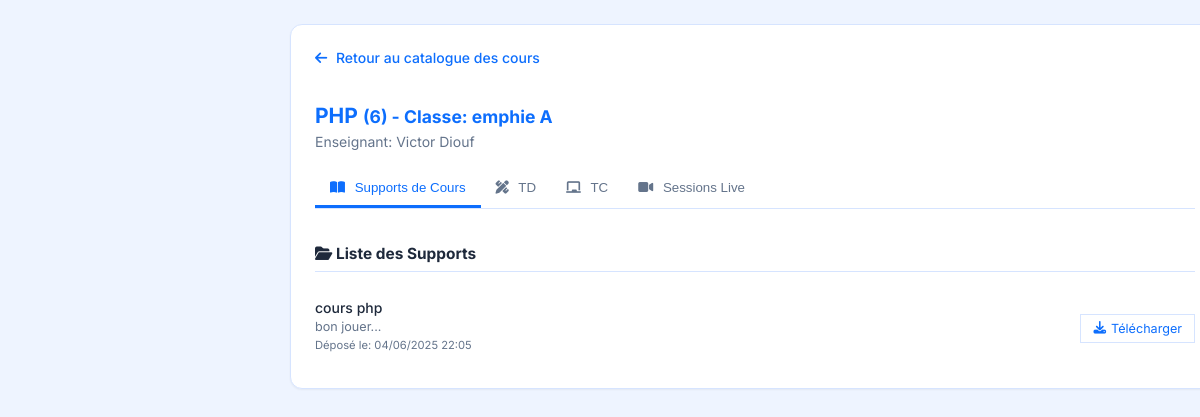
The page /dashboard/etudiant/mes_cours.php?id_matiere=1 on the database its author committed.
### tables this page shows
CREATE TABLE IF NOT EXISTS `matieres` (
  `id` int NOT NULL AUTO_INCREMENT,
  `nom_matiere` varchar(100) DEFAULT NULL,
  `code_matiere` varchar(20) DEFAULT NULL,
  `id_enseignant` int DEFAULT NULL,
  `id_classe` int DEFAULT NULL,
  PRIMARY KEY (`id`),
  KEY `id_enseignant` (`id_enseignant`),
  KEY `id_classe` (`id_classe`)
);

CREATE TABLE IF NOT EXISTS `classes` (
  `id` int NOT NULL AUTO_INCREMENT,
  `nom_classe` varchar(100) DEFAULT NULL,
  `niveau` varchar(50) DEFAULT NULL,
  `id_filiere` int DEFAULT NULL,
  PRIMARY KEY (`id`),
  KEY `id_filiere` (`id_filiere`)
);

CREATE TABLE IF NOT EXISTS `cours_deposes` (
  `id` int NOT NULL AUTO_INCREMENT,
  `id_matiere` int NOT NULL,
  `id_enseignant` int NOT NULL,
  `titre` varchar(255) NOT NULL,
  `description` text,
  `fichier_support` varchar(255) DEFAULT NULL,
  `lien_visionnage` text,
  `date_depot` datetime DEFAULT CURRENT_TIMESTAMP,
  PRIMARY KEY (`id`),
  KEY `id_matiere` (`id_matiere`),
  KEY `id_enseignant` (`id_enseignant`)
);

### dashboard/etudiant/mes_cours.php (the view, shortened to what this page needs)
<?php
$database = new Database();
$conn = $database->connect();
function get_matiere_details($db_conn, $id_matiere) {
    $stmt = $db_conn->prepare("
        SELECT m.id, m.nom_matiere, m.code_matiere, m.id_classe,
               c.nom_classe AS nom_classe_matiere,
               CONCAT(u.prenom, ' ', u.nom) AS nom_complet_enseignant,
               u.prenom AS prenom_enseignant, u.nom AS nom_enseignant
        FROM matieres m
        JOIN classes c ON m.id_classe = c.id
        LEFT JOIN enseignants ens ON m.id_enseignant = ens.id
        LEFT JOIN utilisateurs u ON ens.id_utilisateur = u.id
        WHERE m.id = :id_matiere
    ");
    $stmt->bindParam(':id_matiere', $id_matiere, PDO::PARAM_INT);
    $stmt->execute();
    return $stmt->fetch(PDO::FETCH_ASSOC);
}
function get_cours_deposes_for_matiere($db_conn, $id_matiere) {
    $stmt = $db_conn->prepare("
        SELECT id, titre, description, fichier_support AS fichier_ressource, lien_visionnage, date_depot
        FROM cours_deposes
        WHERE id_matiere = :id_matiere
        ORDER BY date_depot DESC
    ");
    $stmt->bindParam(':id_matiere', $id_matiere, PDO::PARAM_INT);
    $stmt->execute();
    return $stmt->fetchAll(PDO::FETCH_ASSOC);
}
$selected_matiere_id     = isset($_GET['id_matiere']) ? (int) $_GET['id_matiere'] : null;
$matiere_details_page    = null;
$cours_deposes           = [];
$error_message           = '';
if ($selected_matiere_id) {
    $matiere_details_page = get_matiere_details($conn, $selected_matiere_id);
    if ($matiere_details_page) {
        $cours_deposes = get_cours_deposes_for_matiere($conn, $selected_matiere_id);
    } else {
        $error_message = "Matière sélectionnée non trouvée (ID: " . htmlspecialchars($selected_matiere_id) . ").";
        $selected_matiere_id  = null;
    }
}
?>
<!DOCTYPE html>
<html lang="fr">
<head>
    <link rel="stylesheet" href="../../assets/css/style.css">
    <link rel="stylesheet" href="https://cdnjs.cloudflare.com/ajax/libs/font-awesome/6.2.0/css/all.min.css">
</head>
<body>
    <div class="dashboard-container">
        <div class="main-wrapper">
            <main class="content-area">
                <div class="main-column">
                <?php if (!empty($error_message)): ?>
                    <div class="page-container">
                        <div class="alert alert-danger"><?php echo htmlspecialchars($error_message); ?></div>
                         <a href="mes_cours.php" class="back-to-courses-link" style="margin-top:15px; display:inline-block;"><i class="fas fa-arrow-left"></i> Retour au catalogue</a>
                    </div>
                <?php elseif ($selected_matiere_id && $matiere_details_page): ?>
                    <div class="page-container course-detail-container">
                        <a href="mes_cours.php" class="back-to-courses-link"><i class="fas fa-arrow-left"></i> Retour au catalogue des cours</a>
                        <div class="course-detail-header">
                            <h2><?php echo htmlspecialchars($matiere_details_page['nom_matiere']); ?> <small>(<?php echo htmlspecialchars($matiere_details_page['code_matiere']); ?>) - Classe: <?php echo htmlspecialchars($matiere_details_page['nom_classe_matiere']); ?></small></h2>
                            <p>Enseignant: <?php echo htmlspecialchars($matiere_details_page['nom_complet_enseignant'] ?? 'N/A'); ?></p>
                        </div>
                        <div class="tabs-container">
                            <button class="tab-link active" data-tab="tab-cours"><i class="fas fa-book-open"></i> Supports de Cours</button>
                            <button class="tab-link" data-tab="tab-td"><i class="fas fa-pencil-ruler"></i> TD</button>
                            <button class="tab-link" data-tab="tab-tc"><i class="fas fa-chalkboard"></i> TC</button>
                            <button class="tab-link" data-tab="tab-live"><i class="fas fa-video"></i> Sessions Live</button>
                        </div>
                        <div id="tab-cours" class="tab-content active">
                            <h4><i class="fas fa-folder-open"></i> Liste des Supports</h4>
                            <div class="resource-list">
                            <?php if (!empty($cours_deposes)): ?>
                                <?php foreach ($cours_deposes as $cours): ?>
                                    <div class="resource-item">
                                        <div class="item-info">
                                            <span class="item-title"><?php echo htmlspecialchars($cours['titre']); ?></span>
                                            <?php if($cours['description']): ?><span class="item-description"><?php echo nl2br(htmlspecialchars(substr($cours['description'],0,120))).'...'; ?></span><?php endif; ?>
                                            <span class="item-date">Déposé le: <?php echo date('d/m/Y H:i', strtotime($cours['date_depot'])); ?></span>
                                        </div>
                                        <div class="item-actions">
                                            <?php if ($cours['fichier_ressource']): ?>
                                                <a href="../../uploads/cours/<?php echo htmlspecialchars($cours['fichier_ressource']); ?>" download><i class="fas fa-download"></i> Télécharger</a>
                                            <?php endif; ?>
                                        </div>
                                    </div>
                                <?php endforeach; ?>
                            <?php else: ?>
                                <p class="no-data-message">Aucun support de cours déposé pour cette matière.</p>
                            <?php endif; ?>
                            </div>
                        </div>
                    </div>
                <?php endif; ?>
                </div>
            </main>
        </div>
    </div>
</body>
</html>

### dashboard/etudiant/mes_cours.php (style rules this page uses)
:root { --primary-color-student: #0D6EFD; --primary-light-student: #D6E4FF; --secondary-color-student: #F8FAFC; --page-bg-student: #EEF4FF; --sidebar-bg-student: #FFFFFF; --card-bg-student: #FFFFFF; --text-color-student: #1E293B; --text-light-student: #64748B; --border-color-student: #D6E4FF; --accent-color-student: #0D6EFD; --font-family-student: 'Inter', sans-serif; --border-radius-md: 8px; --border-radius-lg: 12px; --shadow-sm: 0 1px 2px rgba(0,0,0,.05); --shadow-md: 0 4px 8px rgba(0,0,0,.10); --success-color: #16A34A; --danger-color: #DC2626; }
body { font-family: var(--font-family-student); margin: 0; background-color: var(--page-bg-student); color: var(--text-color-student); display: flex; min-height: 100vh; font-size:14px; }
.dashboard-container { display: flex; width: 100%; }
.main-wrapper { flex-grow: 1; margin-left: 260px; display: flex; flex-direction: column; width: calc(100% - 260px); background-color: var(--page-bg-student); }
.content-area { flex-grow: 1; padding: 24px 30px; display: flex; gap: 24px; overflow-y: auto; }
.main-column { flex-grow: 1; display: flex; flex-direction: column; gap: 24px; }
.page-container { background-color: var(--card-bg-student); padding: 24px; border-radius: var(--border-radius-lg); box-shadow: var(--shadow-sm); border: 1px solid var(--border-color-student); width: 100%; }
.course-list-container h2, .course-detail-header h2 { color: var(--primary-color-student); margin-bottom: 5px; }
.course-list-container p, .course-detail-header p { color: var(--text-light-student); margin-top: 0; margin-bottom: 20px; }
.back-to-courses-link { display: inline-block; margin-bottom: 20px; color: var(--primary-color-student); text-decoration: none; font-weight: 500; }
.back-to-courses-link i { margin-right: 5px; }
.tabs-container { display: flex; border-bottom: 1px solid var(--border-color-student); margin-bottom: 20px; flex-wrap:wrap; }
.tab-link { padding: 10px 15px; cursor: pointer; border: none; background-color: transparent; color: var(--text-light-student); font-weight: 500; border-bottom: 3px solid transparent; font-size:0.95em; white-space:nowrap; }
.tab-link.active { color: var(--primary-color-student); border-bottom-color: var(--primary-color-student); }
.tab-link i { margin-right: 6px; }
.tab-content { display: none; padding-top: 15px; }
.tab-content.active { display: block; }
.tab-content h4 { font-size: 1.1em; color: var(--text-color-student); margin-top: 0; margin-bottom: 15px; padding-bottom:8px; border-bottom:1px solid var(--primary-light-student); }
.resource-list .resource-item { padding: 12px 0; border-bottom: 1px dashed var(--border-color-student); display: flex; flex-wrap:wrap; justify-content: space-between; align-items: center; gap: 10px; }
.resource-list .resource-item:last-child { border-bottom: none; }
.resource-item .item-info { flex-grow: 1; }
.resource-item .item-title { font-weight: 500; color: var(--text-color-student); display: block; margin-bottom: 3px; }
.resource-item .item-description { font-size: 0.9em; color: var(--text-light-student); display: block; margin-bottom: 4px; }
.resource-item .item-date { font-size: 0.8em; color: var(--text-light-student); display: block; }
.resource-item .item-actions { display: flex; gap: 8px; flex-shrink: 0; margin-top: 5px; }
.resource-item .item-actions a { text-decoration: none; color: var(--primary-color-student); font-size: 0.9em; padding: 6px 12px; border: 1px solid var(--primary-light-student); border-radius: var(--border-radius-sm); display: inline-flex; align-items: center; gap: 5px; }

### rows shown on the page
matieres: nom_matiere "PHP", code_matiere "6", id_classe.nom_classe "emphie A"
cours_deposes: titre "cours php", description "bon jouer", date_depot "04/06/2025 22:05"

### other values the page prints
$matiere_details_page['nom_complet_enseignant'] "Victor Diouf"
